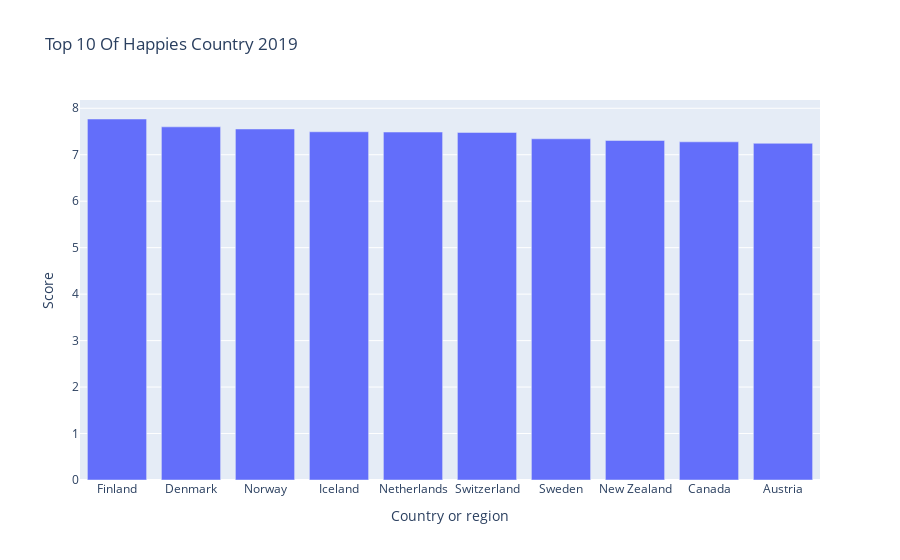

Write notebook code for a chart like this one.
### Code cell
char = px.bar(df_5[:10], 
              x='Country or region', 
              y = 'Score',
              barmode = 'group',
              title="Top 10 Of Happies Country 2019",
              height=600
             )
char.show()

### Figure 1 — Plotly figure (JSON) as saved in the notebook; plotly's stock layout.template omitted (floating-point values rounded to 4 significant figures)
{"data": [{"alignmentgroup": "True", "hovertemplate": "Country or region=%{x}<br>Score=%{y}<extra></extra>", "legendgroup": "", "marker": {"color": "#636efa", "pattern": {"shape": ""}}, "name": "", "offsetgroup": "", "orientation": "v", "showlegend": false, "textposition": "auto", "type": "bar", "x": ["Finland", "Denmark", "Norway", "Iceland", "Netherlands", "Switzerland", "Sweden", "New Zealand", "Canada", "Austria"], "xaxis": "x", "y": [7.769, 7.6, 7.554, 7.494, 7.488, 7.48, 7.343, 7.307, 7.278, 7.246], "yaxis": "y"}], "layout": {"autosize": true, "barmode": "group", "legend": {"tracegroupgap": 0}, "title": {"text": "Top 10 Of Happies Country 2019"}, "xaxis": {"anchor": "y", "autorange": true, "domain": [0, 1], "range": [-0.5, 9.5], "title": {"text": "Country or region"}, "type": "category"}, "yaxis": {"anchor": "x", "autorange": true, "domain": [0, 1], "range": [0, 8.178], "title": {"text": "Score"}, "type": "linear"}}}
